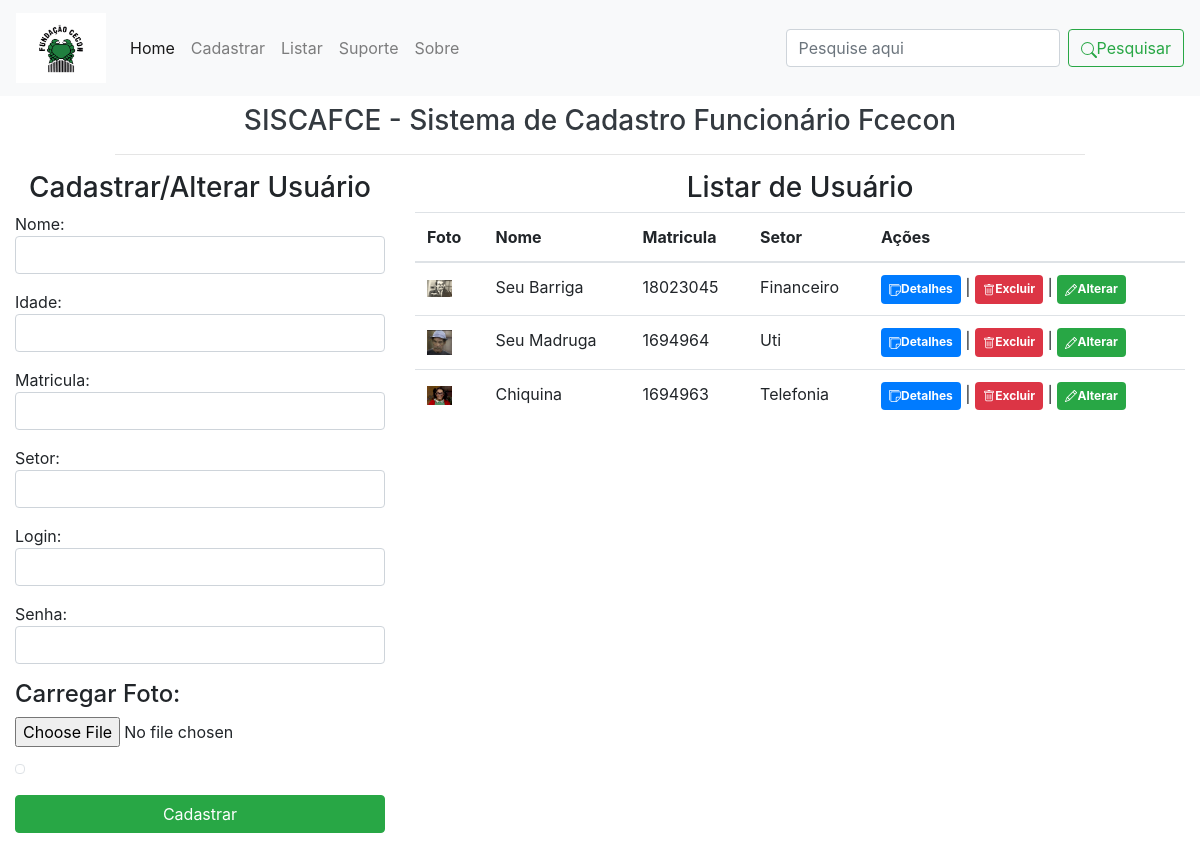
The page / on the database its author committed.
### tables this page shows
CREATE TABLE `usuario` (
  `id` int(11) NOT NULL,
  `name` varchar(50) NOT NULL,
  `idade` int(11) NOT NULL,
  `matricula` varchar(50) NOT NULL,
  `setor` varchar(50) NOT NULL,
  `login` varchar(50) NOT NULL,
  `senha` varchar(50) NOT NULL,
  `photo` varchar(255) NOT NULL
);

### action.php (called while the page is built, shortened)
<?php
$update=false;
$name="";
$idade="";
$matricula="";
$setor="";
$login="";
$senha="";
$photo="";
?>

### index.php (the view, shortened to what this page needs)
<?php
include 'action.php';
?>
<!DOCTYPE html>
<html lang="pt-br">
<head>
<link rel="stylesheet" type="text/css" href="/cecon/style.css" media="screen" />
<link rel="stylesheet" href="css/bootstrap.min.css">
<link href="../assets/css/bootstrap.css" rel="stylesheet">
</head>
<body>
<nav class="navbar navbar-expand-lg navbar-light bg-light">
  <a class="navbar-brand" href="#" >
  <img width="90px" height="70px" src="imagens/cecon-logo.jpg"/>
  </a>
  <div class="collapse navbar-collapse" id="navbarSupportedContent">
    <ul class="navbar-nav mr-auto">
      <li class="nav-item active">
        <a class="nav-link" href="/cecon/index.php">Home<span class="sr-only">(current)</span></a>
      </li>
      <li class="nav-item">
        <a class="nav-link" href="/cecon/register.php">Cadastrar</a>
      </li>
      <li class="nav-item">
        <a class="nav-link" href="/cecon/list.php">Listar</a>
      </li>
      <li class="nav-item">
        <a class="nav-link" href="#">Suporte</a>
      </li>
      <li class="nav-item">
        <a class="nav-link" href="#">Sobre</a>
      </li>
     </ul>
    <form class="form-inline my-2 my-lg-0">
      <input class="form-control mr-sm-2" type="search" placeholder="Pesquise aqui " aria-label="Search">
      <button class="btn btn-outline-success my-2 my-sm-0" type="submit" name="pesquisar">Pesquisar</button>
    </form>
  </div>
</nav>
<div class="container-fluid">
<div class="row justify-content-center">
<div class="col-md-10">
<h3 class="text-center text-dark mt-2">SISCAFCE - Sistema de Cadastro Funcionário Fcecon</h3>
<hr>
</div>
</div>
<div class="row">
 <div class="col-md-4">
<h3 class="text-center ">Cadastrar/Alterar Usuário</h3>
<form action="action.php" method="post" enctype="multipart/form-data">
  <h7 class="text-left ">Nome:</h7>
  <div class="form-group">
    <input type="text" class="form-control" value="<?= $name; ?> "  name="name" required>
  </div>
  <h7 class="text-left ">Idade:</h7>
  <div class="form-group">
    <input type="text" class="form-control" value="<?= $idade; ?> " name="idade"  required>
  </div>
  <h7 class="text-left ">Matricula:</h7>
  <div class="form-group">
    <input type="text" class="form-control" value="<?= $matricula; ?> "  name="matricula" required>
  </div>
  <h7 class="text-left ">Setor:</h7>
  <div class="form-group">
    <input type="text" class="form-control" value="<?= $setor; ?> " name="setor" required>
  </div>
  <h7 class="text-left ">Login:</h7>
  <div class="form-group">
    <input type="text" class="form-control"  value="<?= $login; ?> "name="login"  required>
  </div>
  <h7 class="text-left ">Senha:</h7>
  <div class="form-group">
    <input type="text" class="form-control"  value="<?= $senha; ?> "name="senha"  required>
  </div>
    <div class="form-group">
    <h4>Carregar Foto:</h4>
    <input type="file" name="image" class="custom-file">
    <img src="<?= $photo; ?>" width="120" class="img-thumbnail">
  </div>
  <div class="form-group">
  <?php if($update==true){?>
        <input type="submit" name="update" class="btn btn-success btn-block" value="Alterar">
  <?php }else{ ?>
        <input type="submit" name="add" class="btn btn-success btn-block" value="Cadastrar">
  <?php } ?>
  </div>
</form>
  </div>
<div class="col-md-8">
<?php
$query = 'SELECT * FROM usuario';
$stmt = $conn->prepare($query);
$stmt->execute();
$result = $stmt->get_result();
?>
<h3 class="text-center ">Listar de Usuário</h3>
<table class="table table-hover" id="data-table">
    <thead>
    <tr>
        <th scope="col">Foto</th>
        <th scope="col">Nome</th>
        <th scope="col">Matricula</th>
        <th scope="col">Setor</th>
         <th scope="col">Ações</th>
</tr>
    </thead>
    <tbody>
<?php while ($row = $result->fetch_assoc()) { ?>
    <tr>
      <td><img src="<?= $row['photo']; ?>" width="25"></td>
      <td><?= $row['name']?></td>
      <td><?= $row['matricula']?></td>
      <td><?= $row['setor']?></td>
            <td>
       <a href="details.php?details=<?= $row['id']; ?>" class="badge badge-primary  p-2">Detalhes</a> |
       <a href="action.php?delete=<?= $row['id']; ?>" class="badge badge-danger p-2" onclick="return confirm('Voce deseja deletar esse usuario ??');" >Excluir</a> |
       <a href="index.php?edit=<?= $row['id']; ?>" class="badge badge-success p-2">Alterar</a>
      </td>
   <?php } ?>
</table>
</div>
</div>
</div>
</body>
</html>

### rows shown on the page
usuario: photo (picture), name "Seu Barriga", matricula "18023045", setor "Financeiro"
usuario: photo (picture), name "Seu Madruga", matricula "1694964", setor "Uti"
usuario: photo (picture), name "Chiquina", matricula "1694963", setor "Telefonia"
